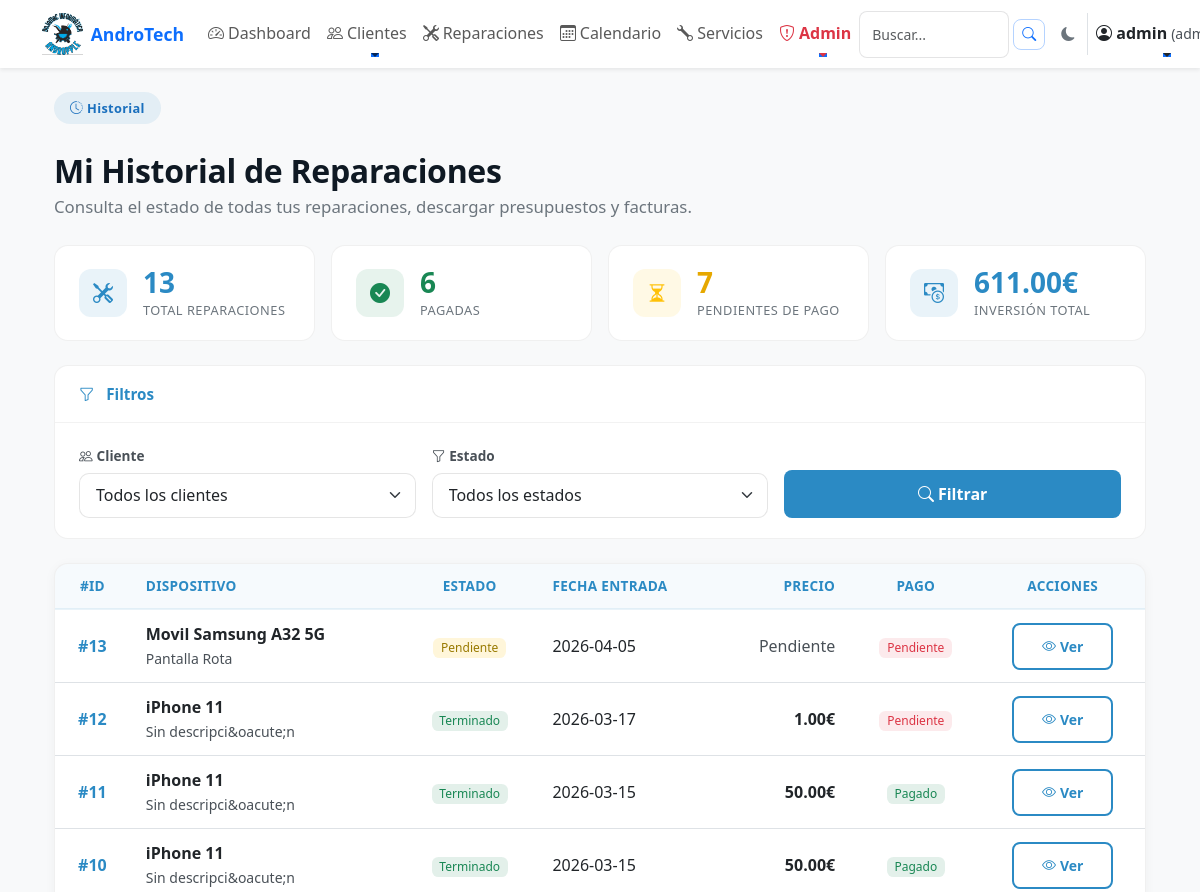
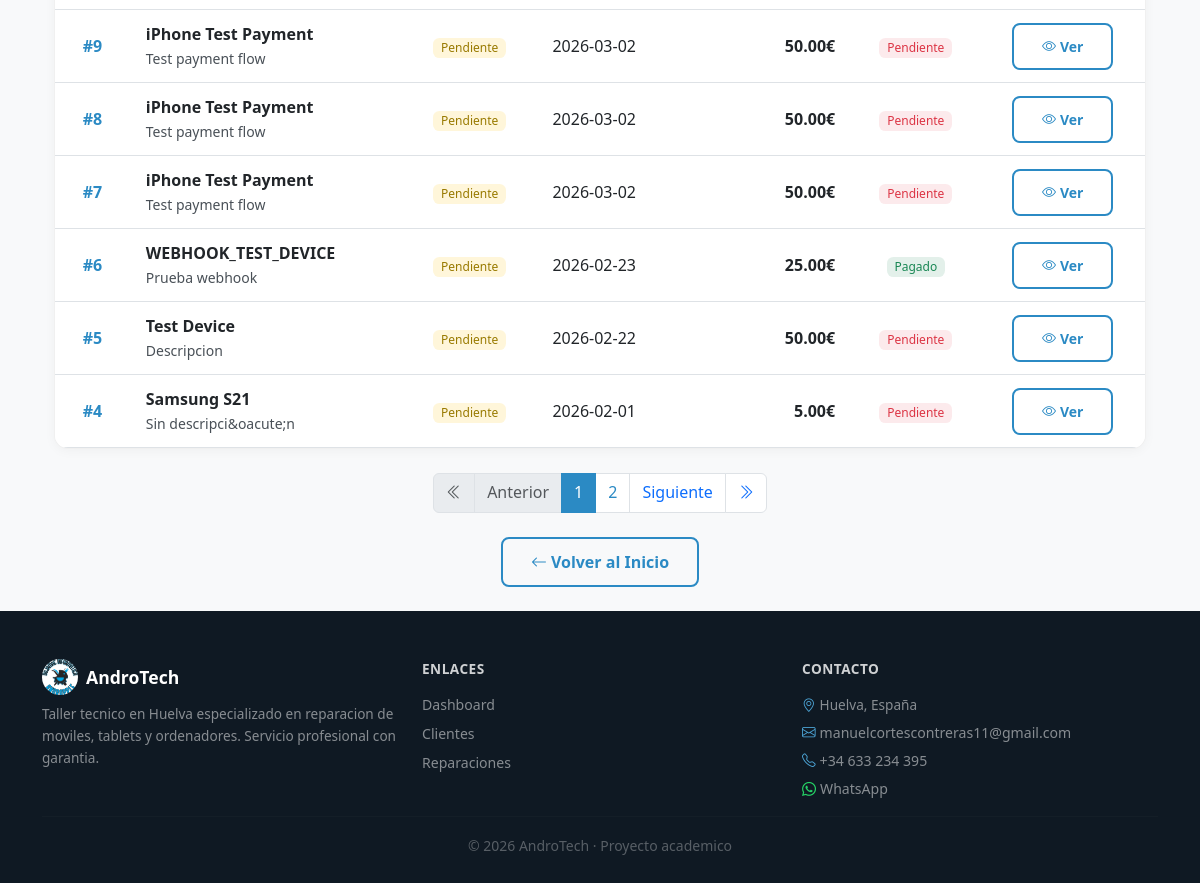
/cliente/historial (signed in), run on an earlier commit of the app's database (2 pictures, top to bottom).
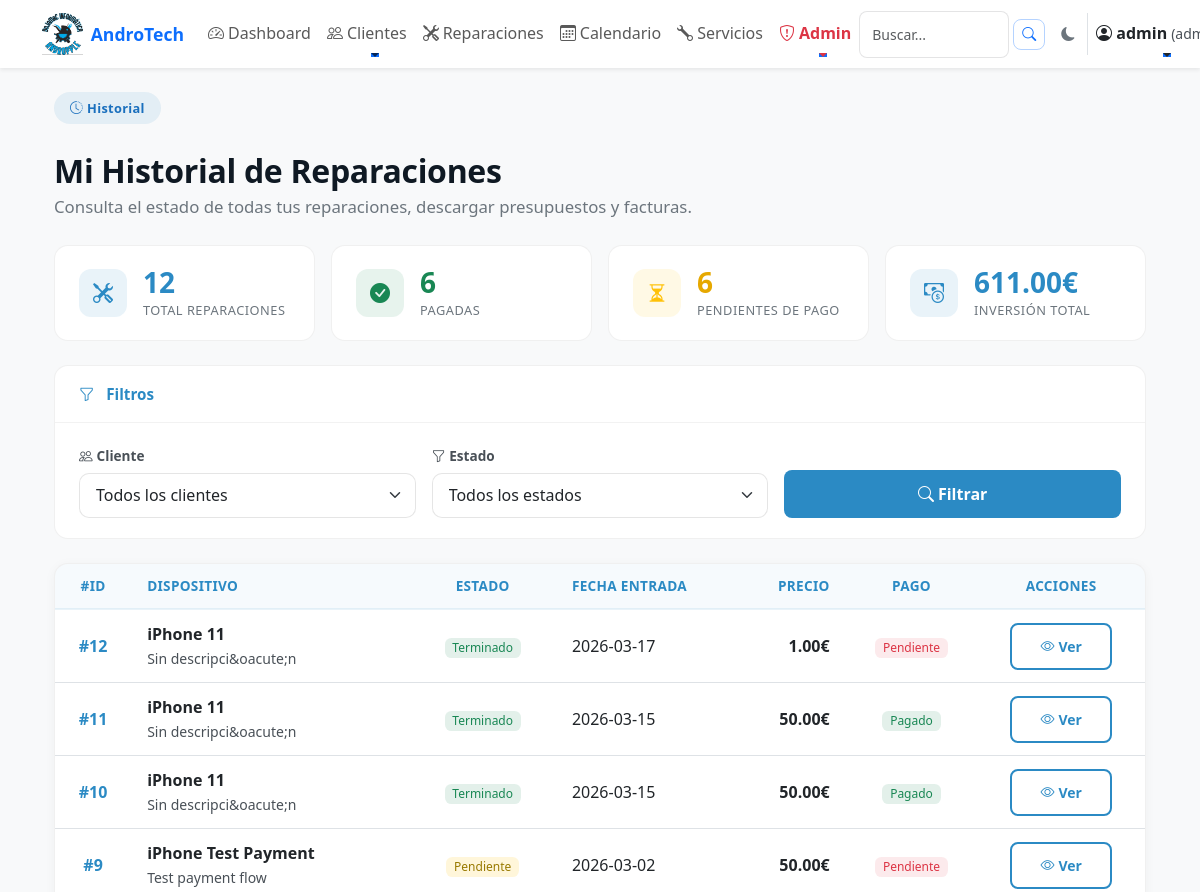
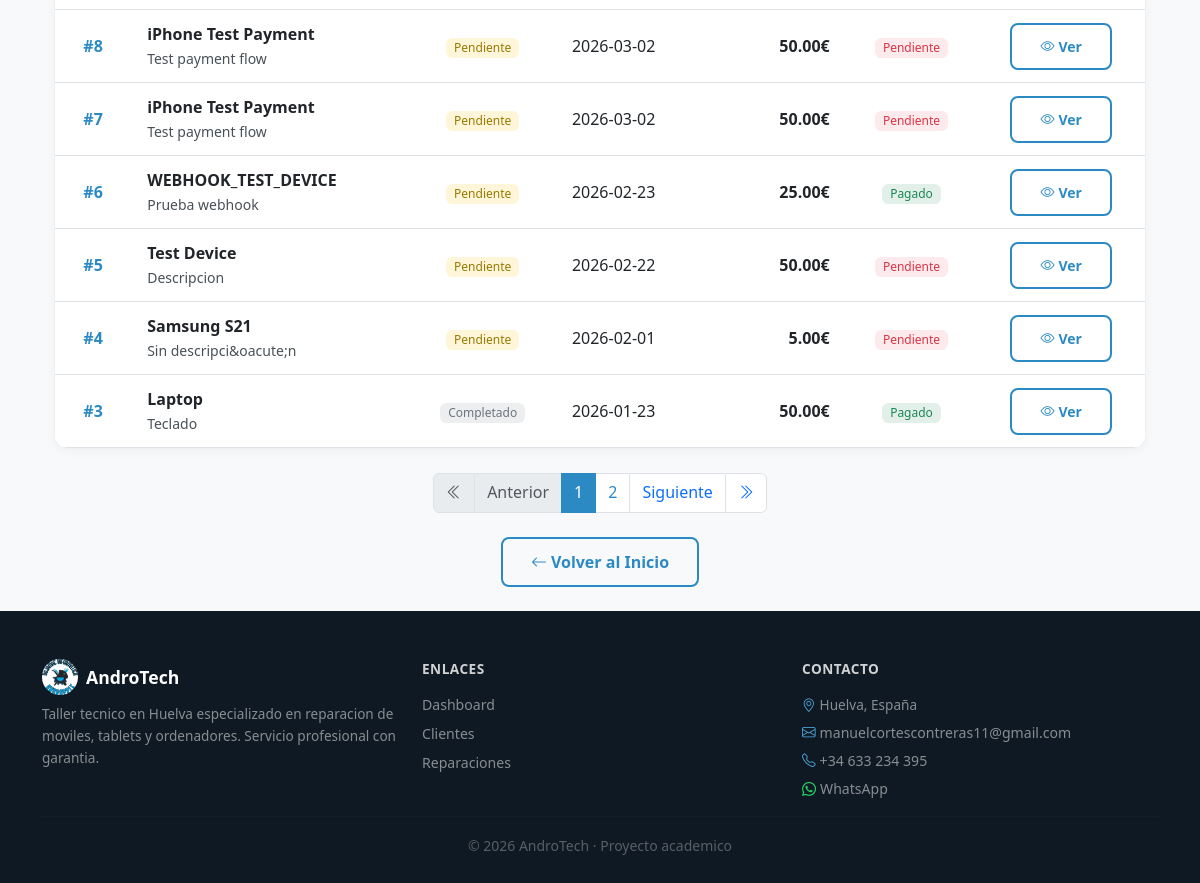
And on a later commit of the database (2 pictures, top to bottom).
### tables this page shows
CREATE TABLE reparaciones (
    id INTEGER PRIMARY KEY AUTOINCREMENT,
    cliente_id INTEGER,
    dispositivo TEXT NOT NULL,
    descripcion TEXT,
    estado TEXT DEFAULT 'Pendiente',
    fecha_entrada TEXT,
    fecha_salida TEXT,
    precio REAL,
    tipo_documento TEXT DEFAULT 'presupuesto',
    estado_pago TEXT DEFAULT 'Pendiente',
    fecha_pago TEXT,
    metodo_pago TEXT, firma TEXT,
    FOREIGN KEY (cliente_id) REFERENCES clientes(id)
);

### app.py (the view)
@app.route("/cliente/historial")
@login_required
@permiso_requerido('clientes_historial')
def historial_cliente():
    conn = get_db()
    total_reparaciones = conn.execute("SELECT COUNT(*) FROM reparaciones").fetchone()[0]
    pagadas = conn.execute("SELECT COUNT(*) FROM reparaciones WHERE estado_pago = 'Pagado'").fetchone()[0]
    pendientes = conn.execute("SELECT COUNT(*) FROM reparaciones WHERE estado_pago != 'Pagado'").fetchone()[0]
    total_invertido = conn.execute("SELECT IFNULL(SUM(precio), 0) FROM reparaciones WHERE precio IS NOT NULL").fetchone()[0]
    promedio_precio = conn.execute("SELECT IFNULL(AVG(precio), 0) FROM reparaciones WHERE precio IS NOT NULL").fetchone()[0]
    total_completadas = conn.execute("SELECT COUNT(*) FROM reparaciones WHERE estado = 'Terminado' OR estado = 'Entregado'").fetchone()[0]
    estado_filtro = request.args.get('estado', '').strip()
    cliente_filtro = request.args.get('cliente_id', '').strip()
    try:
        page = int(request.args.get('page', 1))
        if page < 1:
            page = 1
    except ValueError:
        page = 1
    per_page = 10
    offset = (page - 1) * per_page
    base_sql = "SELECT reparaciones.*, clientes.nombre AS cliente FROM reparaciones LEFT JOIN clientes ON clientes.id = reparaciones.cliente_id"
    where = []
    params = []
    if estado_filtro:
        where.append("reparaciones.estado = ?")
        params.append(estado_filtro)
    if cliente_filtro:
        where.append("reparaciones.cliente_id = ?")
        params.append(cliente_filtro)
    where_clause = (" WHERE " + " AND ".join(where)) if where else ""
    total_count = conn.execute("SELECT COUNT(*) FROM reparaciones" + where_clause, params).fetchone()[0]
    total_pages = (total_count + per_page - 1) // per_page if total_count > 0 else 1
    reparaciones_rows = conn.execute(base_sql + where_clause + " ORDER BY reparaciones.id DESC LIMIT ? OFFSET ?", params + [per_page, offset]).fetchall()
    reparaciones = [dict(r) for r in reparaciones_rows]
    reparaciones_enriquecidas = []
    for r in reparaciones:
        ultima_actualizacion = conn.execute(
            "SELECT fecha_cambio FROM reparaciones_historial WHERE reparacion_id = ? ORDER BY fecha_cambio DESC LIMIT 1",
            (r['id'],)
        ).fetchone()
        r['ultima_actualizacion'] = ultima_actualizacion['fecha_cambio'] if ultima_actualizacion else None
        reparaciones_enriquecidas.append(r)
    estados = conn.execute("SELECT DISTINCT estado FROM reparaciones ORDER BY estado").fetchall()
    clientes = conn.execute("SELECT id, nombre FROM clientes ORDER BY nombre").fetchall()
    conn.close()
    stats = {
        'total_reparaciones': total_reparaciones,
        'pagadas': pagadas,
        'pendientes': pendientes,
        'total_invertido': total_invertido or 0,
        'promedio_precio': promedio_precio or 0,
        'total_completadas': total_completadas,
    }
    return render_template('historial_cliente.html', reparaciones=reparaciones_enriquecidas, stats=stats, estados=estados, clientes=clientes, estado_filtro=estado_filtro, cliente_filtro=cliente_filtro, page=page, total_pages=total_pages)

### templates/historial_cliente.html (shortened to what this page needs)
{% extends "base.html" %}
{% block content %}
<div class="container py-4">
    <div class="row mb-4 align-items-end">
        <div class="col">
            <span class="at-pill"><i class="bi bi-clock-history me-1"></i>Historial</span>
            <h1 class="at-section-title mt-2 mb-1">Mi Historial de Reparaciones</h1>
            <p class="at-section-sub" style="margin:0;max-width:none;">Consulta el estado de todas tus reparaciones, descargar presupuestos y facturas.</p>
        </div>
    </div>
    <div class="row g-3 mb-4">
        <div class="col-6 col-lg-3">
            <div class="at-dash-kpi">
                <div class="at-dash-kpi-icon" style="background: rgba(43,138,196,.1);">
                    <i class="bi bi-tools" style="color: #2B8AC4;"></i>
                </div>
                <div>
                    <div class="at-dash-kpi-value" style="color: #2B8AC4;">{{ stats.total_reparaciones }}</div>
                    <div class="at-dash-kpi-label">Total reparaciones</div>
                </div>
            </div>
        </div>
        <div class="col-6 col-lg-3">
            <div class="at-dash-kpi">
                <div class="at-dash-kpi-icon" style="background: rgba(25,135,84,.1);">
                    <i class="bi bi-check-circle-fill" style="color: #198754;"></i>
                </div>
                <div>
                    <div class="at-dash-kpi-value" style="color: #198754;">{{ stats.pagadas }}</div>
                    <div class="at-dash-kpi-label">Pagadas</div>
                </div>
            </div>
        </div>
        <div class="col-6 col-lg-3">
            <div class="at-dash-kpi">
                <div class="at-dash-kpi-icon" style="background: rgba(255,193,7,.1);">
                    <i class="bi bi-hourglass-split" style="color: #ffc107;"></i>
                </div>
                <div>
                    <div class="at-dash-kpi-value" style="color: #e6a800;">{{ stats.pendientes }}</div>
                    <div class="at-dash-kpi-label">Pendientes de pago</div>
                </div>
            </div>
        </div>
        <div class="col-6 col-lg-3">
            <div class="at-dash-kpi">
                <div class="at-dash-kpi-icon" style="background: rgba(43,138,196,.1);">
                    <i class="bi bi-cash-coin" style="color: #2B8AC4;"></i>
                </div>
                <div>
                    <div class="at-dash-kpi-value" style="color: #2B8AC4;">{{ "%.2f"|format(stats.total_invertido) }}&euro;</div>
                    <div class="at-dash-kpi-label">Inversi&oacute;n total</div>
                </div>
            </div>
        </div>
    </div>
    <div class="at-dash-card mb-4">
        <div class="at-dash-card-header">
            <i class="bi bi-funnel me-1"></i>Filtros
        </div>
        <div class="at-dash-card-body">
            <form method="GET" class="at-admin-form row g-3 align-items-end">
                <div class="col-md-4">
                    <label for="cliente_id" class="form-label fw-semibold">
                        <i class="bi bi-people me-1"></i>Cliente
                    </label>
                    <select id="cliente_id" name="cliente_id" class="form-select">
                        <option value="">Todos los clientes</option>
                    </select>
                </div>
                <div class="col-md-4">
                    <label for="estado" class="form-label fw-semibold">
                        <i class="bi bi-funnel me-1"></i>Estado
                    </label>
                    <select id="estado" name="estado" class="form-select">
                        <option value="">Todos los estados</option>
                    </select>
                </div>
                <div class="col-md-4 d-flex gap-2">
                    <button type="submit" class="at-btn-primary btn flex-fill">
                        <i class="bi bi-search me-1"></i>Filtrar
                    </button>
                </div>
            </form>
        </div>
    </div>
    {% if not reparaciones %}
    <div class="at-empty-state">
        <i class="bi bi-inbox"></i>
        <h5>No hay reparaciones en tu historial</h5>
        <p>Cuando lleves un dispositivo a reparar, aparecer&aacute; aqu&iacute; el historial completo.</p>
    </div>
    {% else %}
    <div class="at-admin-card mb-4">
        <div class="table-responsive">
            <table class="at-admin-table table table-hover mb-0">
                <thead>
                    <tr>
                        <th class="text-center">#ID</th>
                        <th>Dispositivo</th>
                        <th class="text-center">Estado</th>
                        <th>Fecha Entrada</th>
                        <th class="text-end">Precio</th>
                        <th class="text-center">Pago</th>
                        <th class="text-center">Acciones</th>
                    </tr>
                </thead>
                <tbody>
                    {% for rep in reparaciones %}
                    <tr class="align-middle">
                        <td class="text-center fw-semibold" style="color:#2B8AC4;">#{{ rep.id }}</td>
                        <td>
                            <div class="fw-semibold">{{ rep.dispositivo }}</div>
                            <small class="text-muted">{{ rep.descripcion[:50] if rep.descripcion else 'Sin descripci&oacute;n' }}</small>
                        </td>
                        <td class="text-center">
                            {% if rep.estado == 'Pendiente' %}
                                <span class="badge" style="background:rgba(255,193,7,.15);color:#997a00;">{{ rep.estado }}</span>
                            {% elif rep.estado == 'En proceso' %}
                                <span class="badge" style="background:rgba(43,138,196,.12);color:#2B8AC4;">{{ rep.estado }}</span>
                            {% elif rep.estado in ['Terminado', 'Entregado'] %}
                                <span class="badge" style="background:rgba(25,135,84,.12);color:#198754;">{{ rep.estado }}</span>
                            {% else %}
                                <span class="badge" style="background:rgba(108,117,125,.12);color:#6c757d;">{{ rep.estado }}</span>
                            {% endif %}
                        </td>
                        <td>{{ rep.fecha_entrada }}</td>
                        <td class="text-end fw-semibold">
                            {% if rep.precio %}
                                {{ "%.2f"|format(rep.precio) }}&euro;
                            {% else %}
                                <span class="text-muted">Pendiente</span>
                            {% endif %}
                        </td>
                        <td class="text-center">
                            {% if rep.estado_pago == 'Pagado' %}
                                <span class="badge" style="background:rgba(25,135,84,.12);color:#198754;">Pagado</span>
                            {% else %}
                                <span class="badge" style="background:rgba(220,53,69,.1);color:#dc3545;">Pendiente</span>
                            {% endif %}
                        </td>
                        <td class="text-center">
                            <button type="button"
                                    class="at-btn-outline btn btn-sm"
                                    data-bs-toggle="modal"
                                    data-bs-target="#detallesModal{{ rep.id }}">
                                <i class="bi bi-eye me-1"></i>Ver
                            </button>
                        </td>
                    </tr>
                    {% endfor %}
                </tbody>
            </table>
        </div>
    </div>
    {% if total_pages > 1 %}
    <nav aria-label="Paginaci&oacute;n" class="mt-4">
        <ul class="pagination justify-content-center">
            {% if page > 1 %}
                <li class="page-item">
                    <a class="page-link" href="?page=1{% if cliente_filtro %}&cliente_id={{ cliente_filtro }}{% endif %}{% if estado_filtro %}&estado={{ estado_filtro }}{% endif %}">
                        <i class="bi bi-chevron-double-left"></i>
                    </a>
                </li>
                <li class="page-item">
                    <a class="page-link" href="?page={{ page-1 }}{% if cliente_filtro %}&cliente_id={{ cliente_filtro }}{% endif %}{% if estado_filtro %}&estado={{ estado_filtro }}{% endif %}">
                        Anterior
                    </a>
                </li>
            {% else %}
                <li class="page-item disabled">
                    <span class="page-link"><i class="bi bi-chevron-double-left"></i></span>
                </li>
                <li class="page-item disabled">
                    <span class="page-link">Anterior</span>
                </li>
            {% endif %}
            {% for i in range(1, total_pages + 1) %}
                {% if i == page %}
                    <li class="page-item active">
                        <span class="page-link" style="background:#2B8AC4;border-color:#2B8AC4;">{{ i }}</span>
                    </li>
                {% else %}
                    <li class="page-item">
                        <a class="page-link" style="color:#2B8AC4;" href="?page={{ i }}{% if cliente_filtro %}&cliente_id={{ cliente_filtro }}{% endif %}{% if estado_filtro %}&estado={{ estado_filtro }}{% endif %}">{{ i }}</a>
                    </li>
                {% endif %}
            {% endfor %}
            {% if page < total_pages %}
                <li class="page-item">
                    <a class="page-link" href="?page={{ page+1 }}{% if cliente_filtro %}&cliente_id={{ cliente_filtro }}{% endif %}{% if estado_filtro %}&estado={{ estado_filtro }}{% endif %}">
                        Siguiente
                    </a>
                </li>
                <li class="page-item">
                    <a class="page-link" href="?page={{ total_pages }}{% if cliente_filtro %}&cliente_id={{ cliente_filtro }}{% endif %}{% if estado_filtro %}&estado={{ estado_filtro }}{% endif %}">
                        <i class="bi bi-chevron-double-right"></i>
                    </a>
                </li>
            {% endif %}
        </ul>
    </nav>
    {% endif %}
    {% endif %}
    <div class="text-center mt-4">
        <a href="/" class="at-btn-outline btn">
            <i class="bi bi-arrow-left me-1"></i>Volver al Inicio
        </a>
    </div>
</div>
{% endblock %}

What changed in the data, as far as the page shows it:
removed reparaciones: id "13", dispositivo "Movil Samsung A32 5G", descripcion "Pantalla Rota", estado "Pendiente", fecha_entrada "2026-04-05", estado_pago "Pendiente"
now on this page (row unchanged): reparaciones: id "3", dispositivo "Laptop", descripcion "Teclado", estado "Completado", fecha_entrada "2026-01-23", precio "50.00", estado_pago "Pagado"
Also different on the page:
{{ stats.total_reparaciones }}: "13" → "12"
{{ stats.pendientes }}: "7" → "6"
